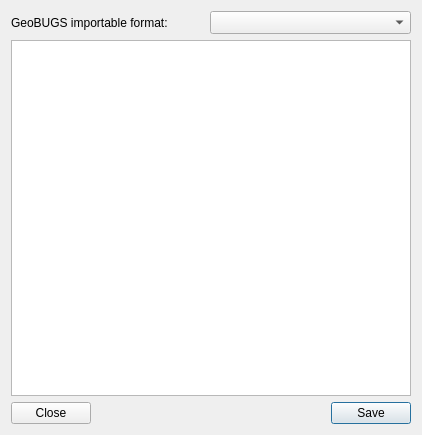
<?xml version="1.0" encoding="UTF-8"?>
<ui version="4.0">
 <class>exp2BUGS_dialog</class>
 <widget class="QDialog" name="exp2BUGS_dialog">
  <property name="geometry">
   <rect>
    <x>0</x>
    <y>0</y>
    <width>422</width>
    <height>435</height>
   </rect>
  </property>
  <property name="windowTitle">
   <string>Editor</string>
  </property>
  <property name="windowIcon">
   <iconset>
    <normaloff/>
   </iconset>
  </property>
  <layout class="QGridLayout" name="gridLayout_2">
   <item row="0" column="0">
    <layout class="QHBoxLayout" name="horizontalLayout_2">
     <item>
      <widget class="QLabel" name="label">
       <property name="text">
        <string>GeoBUGS importable format:</string>
       </property>
      </widget>
     </item>
     <item>
      <widget class="QComboBox" name="comboBox">
       <property name="minimumSize">
        <size>
         <width>201</width>
         <height>23</height>
        </size>
       </property>
       <property name="maximumSize">
        <size>
         <width>16777215</width>
         <height>23</height>
        </size>
       </property>
      </widget>
     </item>
    </layout>
   </item>
   <item row="1" column="0">
    <widget class="QPlainTextEdit" name="plainTextEdit"/>
   </item>
   <item row="2" column="0">
    <layout class="QGridLayout" name="gridLayout">
     <item row="0" column="0">
      <widget class="QPushButton" name="pushButton_2">
       <property name="text">
        <string>Close</string>
       </property>
       <property name="autoDefault">
        <bool>false</bool>
       </property>
      </widget>
     </item>
     <item row="0" column="1">
      <spacer name="horizontalSpacer">
       <property name="orientation">
        <enum>Qt::Horizontal</enum>
       </property>
       <property name="sizeHint" stdset="0">
        <size>
         <width>18</width>
         <height>20</height>
        </size>
       </property>
      </spacer>
     </item>
     <item row="0" column="2">
      <widget class="QPushButton" name="pushButton">
       <property name="text">
        <string>Save</string>
       </property>
       <property name="autoDefault">
        <bool>false</bool>
       </property>
       <property name="default">
        <bool>true</bool>
       </property>
       <property name="flat">
        <bool>false</bool>
       </property>
      </widget>
     </item>
    </layout>
   </item>
  </layout>
 </widget>
 <layoutdefault spacing="6" margin="11"/>
 <resources/>
 <connections/>
</ui>
